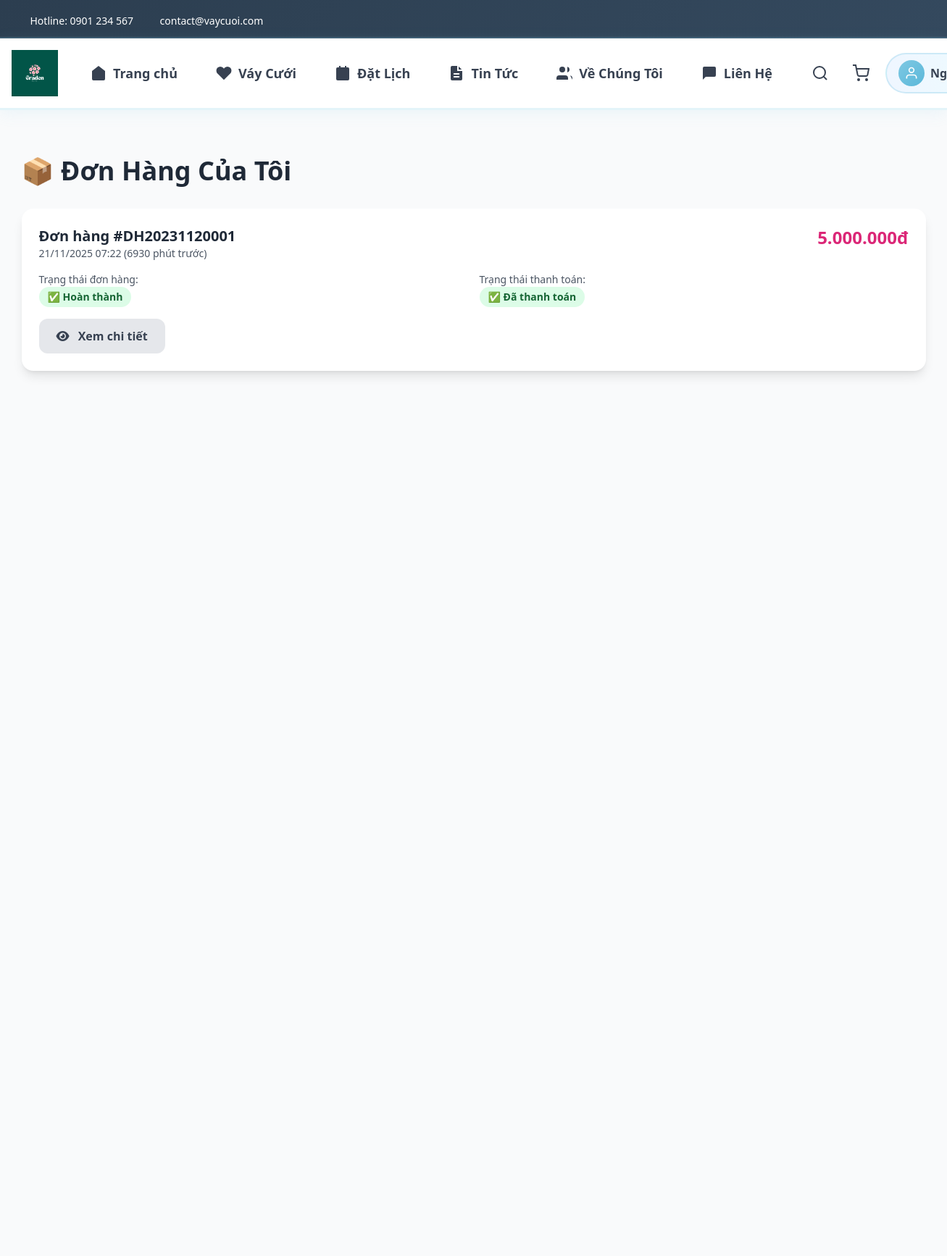
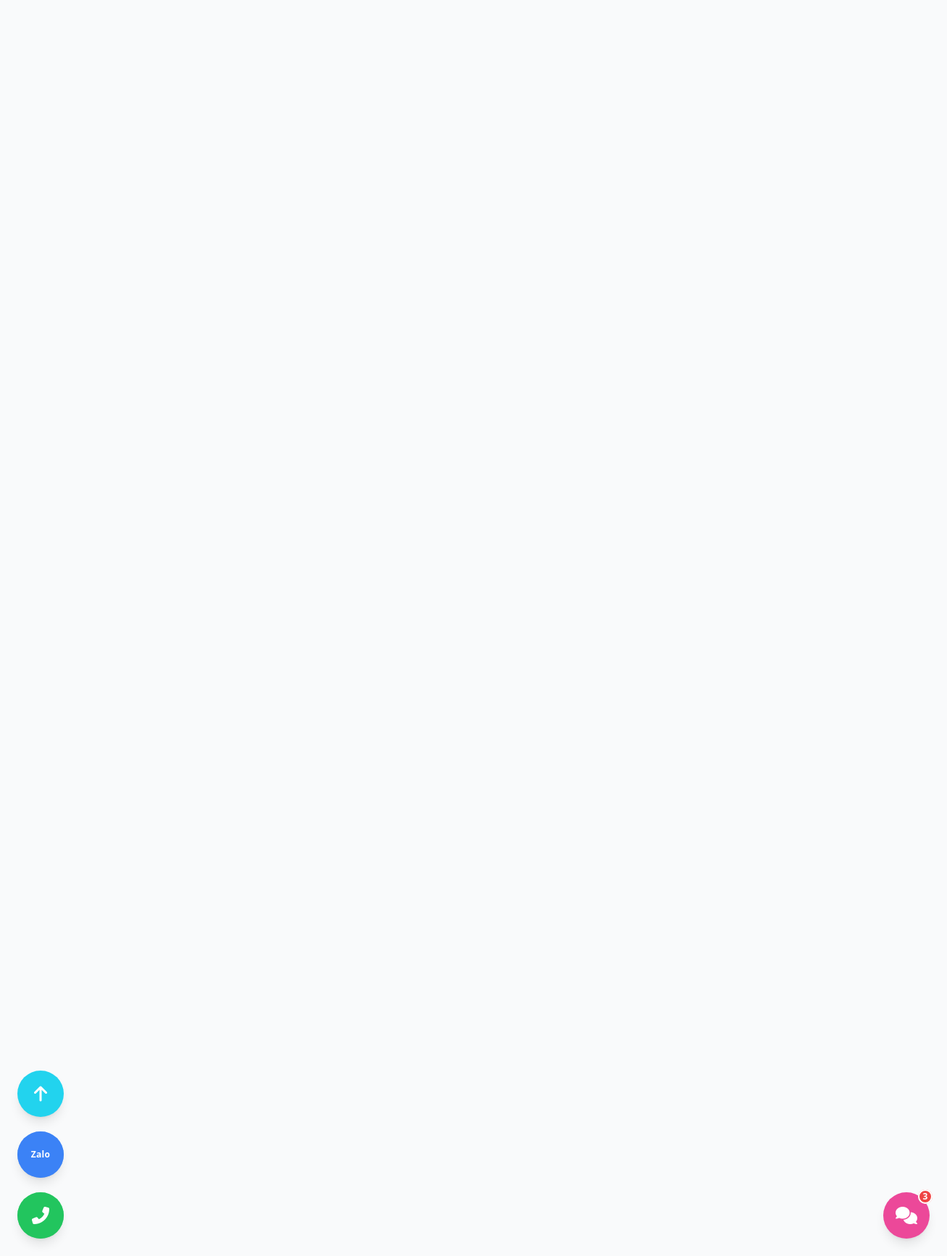
Page /my-orders.php (signed in) on the committed database (2 pictures, top to bottom).
### tables this page shows
CREATE TABLE thanh_toan (
   id BIGINT AUTO_INCREMENT PRIMARY KEY,
   hoa_don_id BIGINT NULL,
   don_hang_id BIGINT NULL,
   payment_gateway VARCHAR(100) NULL,
   transaction_id VARCHAR(255) NULL,
   amount DECIMAL(14,2) NOT NULL,
   status ENUM('initiated','success','failed','refunded') DEFAULT 'initiated',
   paid_at TIMESTAMP NULL,
   created_at TIMESTAMP DEFAULT CURRENT_TIMESTAMP,
   FOREIGN KEY (hoa_don_id) REFERENCES hoa_don(id) ON DELETE SET NULL,
   FOREIGN KEY (don_hang_id) REFERENCES don_hang(id) ON DELETE SET NULL,
   INDEX idx_tx (transaction_id)  
);

CREATE TABLE don_hang (
   id BIGINT AUTO_INCREMENT PRIMARY KEY,
   ma_don_hang VARCHAR(50) UNIQUE COMMENT 'Mã đơn hàng duy nhất',
   nguoi_dung_id BIGINT NULL,
   ho_ten VARCHAR(255) NOT NULL COMMENT 'Họ tên người nhận',
   so_dien_thoai VARCHAR(30) NOT NULL COMMENT 'Số điện thoại người nhận',
   dia_chi TEXT NOT NULL COMMENT 'Địa chỉ nhận váy',
   ghi_chu TEXT NULL COMMENT 'Ghi chú đơn hàng',
   tong_tien DECIMAL(14,2) NOT NULL,
   trang_thai ENUM('pending','processing','completed','cancelled') DEFAULT 'pending',
   phuong_thuc_thanh_toan VARCHAR(50) DEFAULT 'qr_code' COMMENT 'Phương thức thanh toán',
   trang_thai_thanh_toan ENUM('pending','paid','failed','expired') DEFAULT 'pending' COMMENT 'Trạng thái thanh toán',
   created_at TIMESTAMP DEFAULT CURRENT_TIMESTAMP,
   updated_at TIMESTAMP NULL ON UPDATE CURRENT_TIMESTAMP,
   FOREIGN KEY (nguoi_dung_id) REFERENCES nguoi_dung(id) ON DELETE SET NULL,
   INDEX idx_ma_don_hang (ma_don_hang),
   INDEX idx_trang_thai (trang_thai),
   INDEX idx_trang_thai_thanh_toan (trang_thai_thanh_toan)
);

### my-orders.php (the view, shortened to what this page needs)
<?php
require_once 'includes/config.php';
$user_id = $_SESSION['user_id'];
$orders_query = $conn->prepare("SELECT
    dh.*,
    t.transaction_id,
    t.status as payment_status,
    TIMESTAMPDIFF(MINUTE, dh.created_at, NOW()) as minutes_ago,
    CASE
        WHEN dh.trang_thai_thanh_toan = 'pending' AND TIMESTAMPDIFF(MINUTE, dh.created_at, NOW()) < 10 THEN 1
        ELSE 0
    END as can_continue_payment
FROM don_hang dh
LEFT JOIN thanh_toan t ON dh.id = t.don_hang_id
WHERE dh.nguoi_dung_id = ?
ORDER BY dh.created_at DESC");
$orders_query->bind_param("i", $user_id);
$orders_query->execute();
$orders = $orders_query->get_result();
require_once 'includes/header.php';
?>
<section class="py-16 bg-gray-50 min-h-screen">
    <div class="container mx-auto px-4">
        <h1 class="text-4xl font-bold text-gray-800 mb-8">📦 Đơn Hàng Của Tôi</h1>
        <?php if ($orders && $orders->num_rows > 0): ?>
            <div class="space-y-4">
                <?php while ($order = $orders->fetch_assoc()): ?>
                <div class="bg-white rounded-2xl shadow-lg p-6">
                    <div class="flex justify-between items-start mb-4">
                        <div>
                            <h3 class="text-xl font-bold text-gray-800">
                                Đơn hàng #<?php echo htmlspecialchars($order['ma_don_hang']); ?>
                            </h3>
                            <p class="text-sm text-gray-600">
                                <?php echo date('d/m/Y H:i', strtotime($order['created_at'])); ?>
                                (<?php echo $order['minutes_ago']; ?> phút trước)
                            </p>
                        </div>
                        <div class="text-right">
                            <p class="text-2xl font-bold text-pink-600">
                                <?php echo number_format($order['tong_tien'], 0, ',', '.'); ?>đ
                            </p>
                        </div>
                    </div>
                    <div class="grid md:grid-cols-2 gap-4 mb-4">
                        <div>
                            <p class="text-sm text-gray-600">Trạng thái đơn hàng:</p>
                            <span class="inline-block px-3 py-1 rounded-full text-sm font-semibold
                                <?php
                                switch($order['trang_thai']) {
                                    case 'completed': echo 'bg-green-100 text-green-800'; break;
                                }
                                ?>">
                                <?php
                                switch($order['trang_thai']) {
                                    case 'completed': echo '✅ Hoàn thành'; break;
                                }
                                ?>
                            </span>
                        </div>
                        <div>
                            <p class="text-sm text-gray-600">Trạng thái thanh toán:</p>
                            <span class="inline-block px-3 py-1 rounded-full text-sm font-semibold
                                <?php
                                switch($order['trang_thai_thanh_toan']) {
                                    case 'paid': echo 'bg-green-100 text-green-800'; break;
                                }
                                ?>">
                                <?php
                                switch($order['trang_thai_thanh_toan']) {
                                    case 'paid': echo '✅ Đã thanh toán'; break;
                                }
                                ?>
                            </span>
                        </div>
                    </div>
                    <div class="flex gap-3">
                        <a href="order-detail.php?id=<?php echo $order['id']; ?>"
                           class="bg-gray-200 text-gray-700 px-6 py-3 rounded-xl font-bold hover:bg-gray-300 transition-all">
                            <i class="fas fa-eye mr-2"></i>
                            Xem chi tiết
                        </a>
                    </div>
                </div>
                <?php endwhile; ?>
            </div>
        <?php endif; ?>
    </div>
</section>
<?php require_once 'includes/footer.php'; ?>

### assets/css/style.css (style rules this page uses)
* { margin: 0; padding: 0; box-sizing: border-box; }
:root { --primary-color: #7ec8e3; --secondary-color: #d4f1f9; --accent-color: #5ab8d9; --text-dark: #2c3e50; --text-light: #6c757d; --border-color: #d4e9f0; --bg-light: #f0f9fc; --white: #ffffff; --success: #5cb85c; --danger: #d9534f; --shadow: 0 2px 15px rgba(126, 200, 227, 0.15); --shadow-hover: 0 5px 25px rgba(126, 200, 227, 0.25); }
body { font-family: 'Segoe UI', Tahoma, Geneva, Verdana, sans-serif; color: var(--text-dark); line-height: 1.6; background: #e8f6fa; }
a { text-decoration: none; color: inherit; transition: all 0.3s ease; }
.container { max-width: 1200px; margin: 0 auto; padding: 0 20px; }
section { position: relative; z-index: 1; }
body { padding-top: 0; }
.main-content > *:first-child { margin-top: 0; }
section { padding: 80px 0 60px 0; }

### assets/css/responsive.css (style rules this page uses)
body { overflow-x: hidden; }
html { scroll-behavior: smooth; }

### rows in the picture
thanh_toan: don_hang.ma_don_hang "DH20231120001", don_hang.created_at "21/11/2025 07:22", minutes_ago "6930", don_hang.tong_tien "5.000.000"
